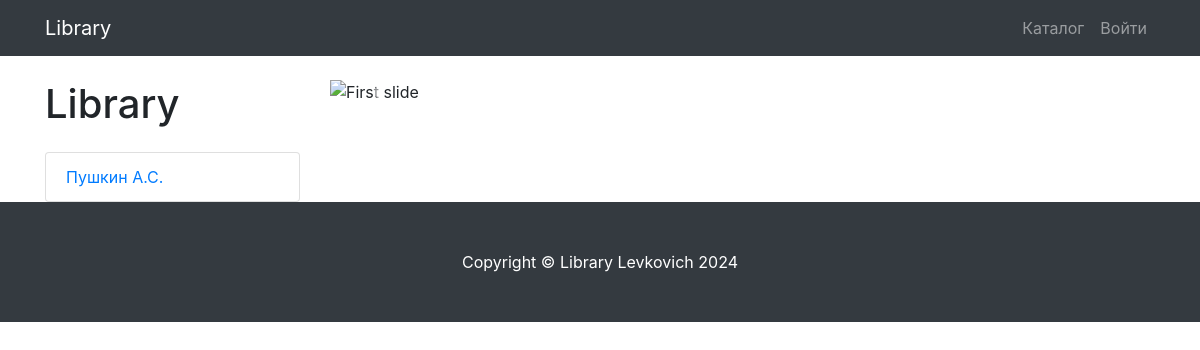
The page /author/3/ on the database as committed earlier.
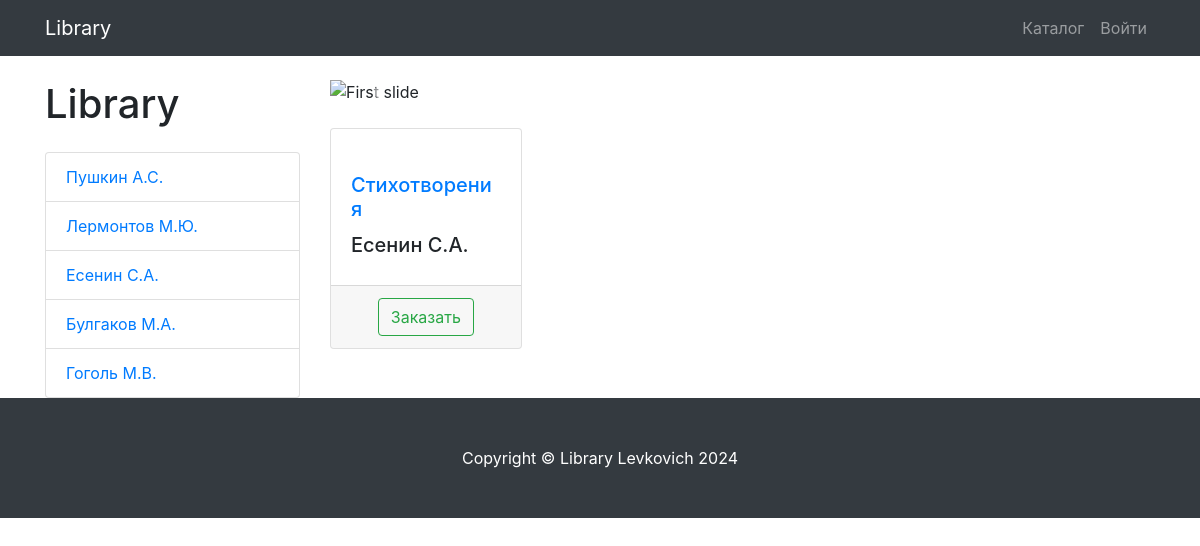
The same page on the database as committed later.
### library/models.py (models this page shows, shortened)
class Author(models.Model):
    name = models.CharField(
        max_length=128,
        blank=False,
        null=False,
        unique=True,
        verbose_name='Автор'
    )
    slug = models.SlugField(
        max_length=128,
        blank=False,
        null=False,
        unique=True,
        verbose_name='URL'
    )
    def __str__(self):
        return self.name
    class Meta:
        verbose_name = 'автор',
        verbose_name_plural = 'авторы'

class Book(models.Model):
    title = models.CharField(
        max_length=258,
        blank=False,
        null=False,
        unique=True,
        verbose_name='Книга'
    )
    slug = models.SlugField(
        max_length=258,
        blank=False,
        null=False,
        unique=True,
        verbose_name='URL'
    )
    quantity = models.PositiveIntegerField(
        default=1,
        blank=False,
        null=False,
        verbose_name='количество экземпляров'
    )
    author = models.ForeignKey(
        to='Author',
        on_delete=models.CASCADE
    )
    image = models.ImageField(
        upload_to='book_images',
        blank=False,
        null=False,
        verbose_name='картинка'
    )
    date_created = models.DateTimeField(
        default=now
    )
    class Meta:
        verbose_name = 'книга'
        verbose_name_plural = 'книги'

### library/views.py (the view)
# urls.py: path('author/<int:author_id>/', BookListView.as_view(), name='author')
class BookListView(ListView):
    model = Book
    template_name = 'library/products.html'
    paginate_by = 3
    title = 'Libray - Каталог'
    def get_queryset(self, author_id=None):
        queryset = super(BookListView, self).get_queryset()
        author_id = self.kwargs.get('author_id')
        return queryset.filter(author_id=author_id) if author_id else queryset
    def get_context_data(self, *, object_list=None, **kwargs):
        context = super(BookListView, self).get_context_data()
        context['authors'] = Author.objects.all()
        return context

### library/templates/library/products.html (shortened to what this page needs)
{% extends 'library/base.html' %}
{% load static %}
{% block css %}
    <link href="{% static 'vendor/css/products.css' %}" rel="stylesheet">
{% endblock %}
{% block content %}
{% include 'library/components/nav.html' %}
{% include 'library/components/products_content.html' %}
{% include 'library/components/footer.html' %}
{% endblock %}

### library/templates/library/components/menu.html
<div class="col-lg-3">
  <h1 class="my-4">Library</h1>
  <div class="list-group">
    {% for author in authors %}
      <a href="{% url 'books:author' author.id %}" class="list-group-item">{{ author.name }}</a>
    {% endfor %}
  </div>
</div>

### library/templates/library/components/product_card.html (shortened to what this page needs)
                <div class="col-lg-4 col-md-6 mb-4">
                    <div class="card h-100">
                        <a href="#">
                        </a>
                        <div class="card-body">
                            <h5 class="card-title">
                                <a href="#">{{ book.title }}</a>
                            </h5>
                            <h5>{{ book.author }}</h5>
                        </div>
                        <div class="card-footer text-center">
                            <a class="btn btn-outline-success" href="#">
                                Заказать
                            </a>
                        </div>
                    </div>
                </div>

Rows that differ between the two databases and show on the page:
added Author: name "Лермонтов М.Ю."
added Author: name "Есенин С.А."
added Author: name "Булгаков М.А."
added Author: name "Гоголь М.В."
added Book: title "Стихотворения", author "Есенин С.А."
